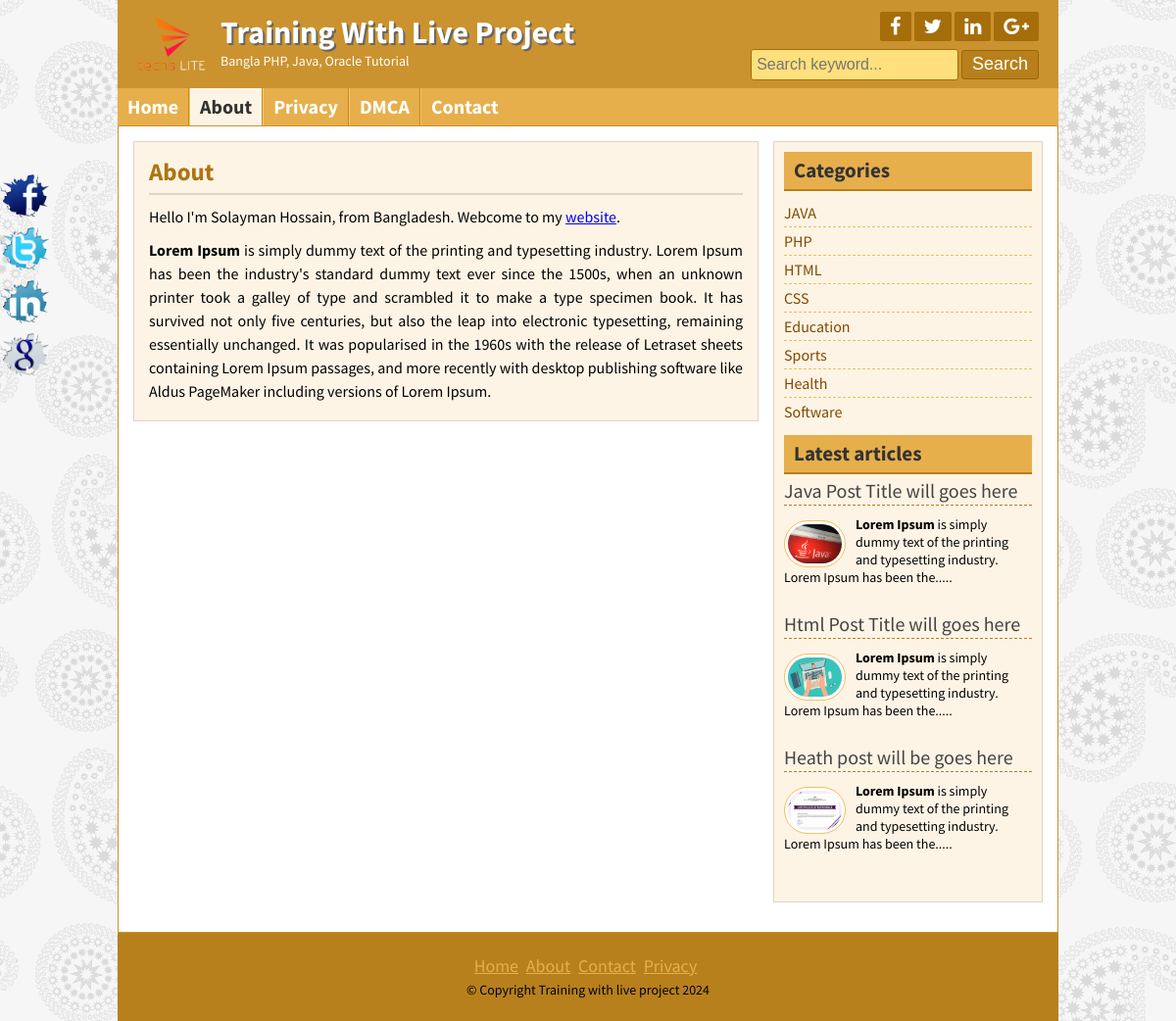
Page /page.php?pageid=1 on the committed database.
### tables this page shows
CREATE TABLE `title_slogan` (
  `id` int(11) NOT NULL,
  `title` varchar(255) NOT NULL,
  `slogan` varchar(255) NOT NULL,
  `logo` varchar(255) NOT NULL
);

CREATE TABLE `tbl_social` (
  `id` int(11) NOT NULL,
  `fb` varchar(255) NOT NULL,
  `tw` varchar(255) NOT NULL,
  `ln` varchar(255) NOT NULL,
  `gp` varchar(255) NOT NULL
);

CREATE TABLE `tbl_page` (
  `id` int(11) NOT NULL,
  `name` varchar(255) NOT NULL,
  `body` text NOT NULL
);

CREATE TABLE `tbl_category` (
  `id` int(11) NOT NULL,
  `name` varchar(50) NOT NULL
);

CREATE TABLE `tbl_post` (
  `id` int(11) NOT NULL,
  `cat` int(11) NOT NULL,
  `title` varchar(255) NOT NULL,
  `body` text NOT NULL,
  `image` varchar(255) NOT NULL,
  `author` varchar(50) NOT NULL,
  `tags` varchar(255) NOT NULL,
  `date` timestamp NOT NULL DEFAULT CURRENT_TIMESTAMP
);

CREATE TABLE `tbl_footer` (
  `id` int(11) NOT NULL,
  `note` varchar(255) NOT NULL
);

### lib/Database.php (called while the page is built, shortened)
<?php
Class Database{
	public $host   = DB_HOST;
	public $user   = DB_USER;
	public $pass   = DB_PASS;
	public $dbname = DB_NAME;
	public $link;
	private function connectDB(){
	$this->link = new mysqli($this->host, $this->user, $this->pass, $this->dbname);
 }
	public function select($query){
		$result = $this->link->query($query) or die($this->link->error.__LINE__);
		if($result->num_rows > 0){
			return $result;
		} else {
			return false;
		}
	}
}

### helpers/Format.php (called while the page is built, shortened)
<?php
	class Format{
		public function textShorten($text, $limit = 400){
			$text = $text." ";
			$text = substr($text, 0, $limit);
			$text = substr($text, 0, strrpos($text, ' '));
			$text = $text.".....";
			return $text;
		}
	}
?>

### page.php (the view)
<?php include 'inc/header.php'; ?>
<?php
	if(!isset($_GET['pageid']) || $_GET['pageid'] == NULL){
		header("Location: 404.php");
	}else{
		$id = $_GET['pageid'];
	}
?>
	<div class="contentsection contemplete clear">
		<?php
			$pagequery = "SELECT * FROM tbl_page WHERE id = '$id' ";
			$pagedetails = $db->select($pagequery);
			if($pagedetails){
				while($result = $pagedetails->fetch_assoc()){
		?>
		<div class="maincontent clear">
			<div class="about">
				<h2><?php echo $result['name']; ?></h2>
				<p><?php echo $result['body']; ?></p>
			</div>
		</div>
		<?php
				}
			}else{
					header("Location:404.php");
				}
		?>
<?php include 'inc/sidebar.php'; ?>
<?php include 'inc/footer.php'; ?>

### inc/header.php (shortened to what this page needs)
<?php include 'lib/Database.php'; ?>
<?php include 'helpers/Format.php'; ?>
<?php
	$db = new Database();
	$fm = new Format();
?>
<!DOCTYPE html>
<html>
<head>
	<link rel="stylesheet" href="font-awesome-4.5.0/css/font-awesome.css">
	<link rel="stylesheet" href="css/nivo-slider.css" type="text/css" media="screen" />
	<link rel="stylesheet" href="style.css">
</head>
<body>
	<div class="headersection templete clear">
		<a href="index.php">
			<?php
					$query = "SELECT * FROM title_slogan WHERE id = '1' ";
					$blog_title = $db->select($query);
					if($blog_title){
						while($result = $blog_title->fetch_assoc()){
			?>
			<div class="logo">
				<img src="admin/<?php echo $result['logo']; ?>" alt="Logo"/>
				<h2><?php echo $result['title']; ?></h2>
				<p><?php echo $result['slogan']; ?></p>
			</div>
			<?php
					}
				}
			?>
		</a>
		<div class="social clear">
			<div class="icon clear">
				<?php
					$query = "SELECT * FROM tbl_social WHERE id = '1' ";
					$data = $db->select($query);
					if($data){
						while($result = $data->fetch_assoc()){
				?>
				<a href="<?php echo $result['fb']; ?>" target="_blank"><i class="fa fa-facebook"></i></a>
				<a href="<?php echo $result['tw']; ?>" target="_blank"><i class="fa fa-twitter"></i></a>
				<a href="<?php echo $result['ln']; ?>" target="_blank"><i class="fa fa-linkedin"></i></a>
				<a href="<?php echo $result['gp']; ?>" target="_blank"><i class="fa fa-google-plus"></i></a>
				<?php
						}
					}
				?>
			</div>
			<div class="searchbtn clear">
			<form action="search.php" method="get">
				<input type="text" name="search" placeholder="Search keyword..."/>
				<input type="submit" name="submit" value="Search"/>
			</form>
			</div>
		</div>
	</div>
<div class="navsection templete">
	<?php
		$path = $_SERVER['SCRIPT_FILENAME'];
		$currentpage = basename($path, '.php');
	?>
	<ul>
		<li><a <?php if($currentpage  == 'index'){ echo "id='active'"; }; ?> href="index.php">Home</a></li>
		<?php
			$query = "SELECT * FROM tbl_page";
			$pages = $db->select($query);
			if($pages){
				while($result = $pages->fetch_assoc()){
		?>
		<li><a  <?php if(isset($_GET['pageid']) && $_GET['pageid'] == $result['id'] ){ echo "id='active'"; } ?> href="page.php?pageid=<?php echo $result['id']; ?>"><?php echo $result['name']; ?></a>
		<?php
				}
			}
		?>
		<li><a  <?php if($currentpage  == 'contact'){ echo "id='active'"; }; ?> href="contact.php">Contact</a></li>
	</ul>
</div>

### inc/sidebar.php
<div class="sidebar clear">
	<div class="samesidebar clear">
		<h2>Categories</h2>
			<ul>
			<?php
				$query = "SELECT * FROM tbl_category";
				$category = $db->select($query);
				if($category){
					while($result = $category->fetch_assoc()){
			?>
				<li><a href="posts.php?category=<?php echo $result['id']; ?>"><?php echo $result['name']; ?></a></li>
			<?php
					}
				}else{
			?>
				<li>No Category Created</li>
			<?php
				}
			?>
			</ul>
	</div>
	<div class="samesidebar clear">
		<h2>Latest articles</h2>
			<?php
				$query = "SELECT * FROM tbl_post LIMIT 5";
				$post = $db->select($query);
				if($post){
					while($result = $post->fetch_assoc()){
			?>
			<div class="popular clear">
				<h3><a href="post.php?id=<?php echo $result['id']; ?>"><?php echo $result['title']; ?></a></h3>
				<a href="post.php?id=<?php echo $result['id']; ?>"><img src="admin/<?php echo $result['image']; ?>" alt="post image"/></a>
				<?php echo $fm->textShorten($result['body'], 125); ?>
			</div>
			<?php
					}
				}else{
						header("Location: 404.php");
					}
			?>
	</div>
</div>

### inc/footer.php (shortened to what this page needs)
</div>
	<div class="footersection templete clear">
	  <div class="footermenu clear">
		<ul>
			<li><a href="#">Home</a></li>
			<li><a href="#">About</a></li>
			<li><a href="#">Contact</a></li>
			<li><a href="#">Privacy</a></li>
		</ul>
	  </div>
		<?php
			$query = "SELECT * FROM tbl_footer WHERE id = '1' ";
			$data = $db->select($query);
			if($data){
				while($result = $data->fetch_assoc()){
		?>
	  <p>&copy; <?php echo $result['note']; ?> <?php echo date('Y'); ?></p>
		<?php
				}
			}
		?>
	</div>
	<div class="fixedicon clear">
		<?php
			$query = "SELECT * FROM tbl_social WHERE id = '1' ";
			$data = $db->select($query);
			if($data){
				while($result = $data->fetch_assoc()){
		?>
		<a href="<?php echo $result['fb']; ?>" target="_blank"><img src="images/fb.png" alt="Facebook"/></a>
		<a href="<?php echo $result['tw']; ?>" target="_blank"><img src="images/tw.png" alt="Twitter"/></a>
		<a href="<?php echo $result['ln']; ?>" target="_blank"><img src="images/in.png" alt="LinkedIn"/></a>
		<a href="<?php echo $result['gp']; ?>" target="_blank"><img src="images/gl.png" alt="GooglePlus"/></a>
		<?php
				}
			}
		?>
	</div>
</body>
</html>

### style.css (style rules this page uses)
* { margin:0;padding:0;outline:0 }
body { font-family: 'Source Sans Pro', sans-serif;font-size:14px;line-height:18px;color:#000;background:url(images/bg.png)repeat fixed 0 0 #fff; }
.templete { width:960px;margin:0 auto; }
.contemplete { margin: 0 auto; width: 928px; }
.clear { overflow:hidden; }
input[type="text"], input[type="email"] { border: 1px solid #cfc5b6; border-radius: 3px; margin-bottom: 5px; padding: 5px; width: 300px; }
input[type="submit"] { background: #b7801c none repeat scroll 0 0; border: 1px solid #e6af4b; color: #fff; cursor: pointer; font-size: 20px; padding: 1px 10px; }
.headersection { background: #ca932f none repeat scroll 0 0; color: #fff; }
.logo { float: left; width: 580px; }
.logo img { float: left; margin-right: 15px; padding-bottom: 10px; padding-left: 20px; padding-top: 10px; width: 70px; }
.logo h2 { color: #fff; font-size: 32px; margin-bottom: 11px; margin-top: 24px; text-shadow: 2px 2px 0 #666; }
.logo p { color:#fff; }
.social { float: right; margin-right: 20px; margin-top: 12px; text-align: right; width: 360px; }
.icon { float: right; }
.icon a { background: #a56e0a none repeat scroll 0 0; border-radius: 2px; color: #fff; display: block; float: left; font-size: 20px; margin-left: 3px; padding: 5px 10px; }
.searchbtn { float: right; margin-top: 8px; }
.searchbtn input[type="text"] { border: 1px solid #A56E0A; width: 200px; background: #FFE07C; font-size: 16px; height: 20px; }
.searchbtn input[type="submit"] { border: 1px solid #9d6602; border-radius: 3px; font-size: 18px; height: 30px; padding-left: 10px; padding-right: 10px; padding-top: 0; cursor: pointer; }
.navsection { background: none repeat scroll 0 0 #e6af4b; min-height: 38px; }
.navsection ul { margin:0;padding:0;list-style:none; }
.navsection ul li { border-left: 1px solid #fdc662; border-right: 1px solid #c18a26; display: block; float: left; position:relative; }
.navsection ul li:first-child { border-left: 0px solid #fdc662; }
.navsection ul li:last-child { border-right: 0px solid #c18a26; }
.navsection ul li a { color: #fff; display: block; font-size: 20px; font-weight: bold; padding: 10px; text-decoration: none; }
.navsection ul li a:hover, #active { background:#FEF4E5;color:#333; }
.contentsection { background: #ffffff none repeat scroll 0 0; border: 1px solid #ca932f; padding: 15px; }
.maincontent { background: #fef4e5 none repeat scroll 0 0; border: 1px solid #ded4c5; float: left; margin: 0 15px 15px 0; padding: 8px 15px; width: 606px; }
.about { font-size: 16px; line-height: 24px; text-align: justify; }
.about p { font-size: 16px; line-height: 24px; margin-bottom: 10px; text-align: justify; }
.samepost h2, .about h2 { border-bottom: 2px solid #e0d6c7; color: #ac7511; font-size: 25px; margin-bottom: 4px; padding: 10px 10px 10px 0; }
.sidebar { background: #fef4e5 none repeat scroll 0 0; border: 1px solid #ded4c5; float: right; margin-bottom: 15px; margin-top: 0; padding: 10px; width: 253px; }
.samesidebar { margin-bottom: 10px; }
.samesidebar h2 { background: #e6af4b none repeat scroll 0 0; border-bottom: 2px solid #b7801c; color: #333; margin-bottom: 8px; padding: 10px; }
.samesidebar ul { padding:0;margin:0;list-style:none; }
.samesidebar ul li { border-bottom: 1px dashed #e9c05c; font-size: 16px; padding: 5px 8px 5px 0; }
.samesidebar ul li:last-child { border-bottom: 0px dashed #e9c05c; }
.samesidebar ul li a { color: #814a00; text-decoration: none; }
.samesidebar p { margin-bottom: 10px; }
.popular { margin-bottom: 20px; }
.popular h3 { border-bottom: 1px dashed #b7801c; font-size: 20px; font-weight: normal; margin-bottom: 10px; padding-bottom: 5px; }
.popular h3 a { text-decoration:none;color:#444 }
.popular img { background: #fff none repeat scroll 0 0; border: 1px solid #f6bf5b; border-radius: 30px; float: left; height: 40px; margin-right: 10px; margin-top: 5px; padding: 3px; width: 55px; }
.footersection { height:90px;background:#B7801C;text-align:center }
.footermenu { margin-top: 25px; margin-bottom: 5px; }
.footermenu ul { padding:0;margin:0;list-style:none;text-align:center; }
.footermenu ul li { display:inline-block; }
.footermenu ul li a { color: #E6AF4B; font-size: 18px; margin-right: 5px; }
.fixedicon { left: 0; position: fixed; top: 175px; width: 60px; }
.fixedicon img { width: 50px; }

### rows in the picture
title_slogan: logo (picture), title "Training With Live Project", slogan "Bangla PHP, Java, Oracle Tutorial"
tbl_page: name "About", body "Hello I'm Solayman Hossain, from Bangladesh. Webcome to my website . Lorem Ipsum is simply dummy text of the printing and typesetting industry. Lorem Ipsum has been the industry's standard dummy text ever since the 1500s, when an unknown printer took a galley of type and scrambled it to make a type specimen book. It has survived not only five centuries, but also the leap into electronic typesetting, remaining essentially unchanged. It was popularised in the 1960s with the release of Letraset sheets containing Lorem Ipsum passages, and more recently with desktop publishing software like Aldus PageMaker including versions of Lorem Ipsum."
tbl_page: name "Privacy"
tbl_page: name "DMCA"
tbl_category: name "JAVA"
tbl_category: name "PHP"
tbl_category: name "HTML"
tbl_category: name "CSS"
tbl_category: name "Education"
tbl_category: name "Sports"
tbl_category: name "Health"
tbl_category: name "Software"
tbl_post: title "Java Post Title will goes here", image (picture), body "Lorem Ipsum is simply dummy text of the printing and typesetting industry. Lorem Ipsum has been the....."
tbl_post: title "Html Post Title will goes here", image (picture), body "Lorem Ipsum is simply dummy text of the printing and typesetting industry. Lorem Ipsum has been the....."
tbl_post: title "Heath post will be goes here", image (picture), body "Lorem Ipsum is simply dummy text of the printing and typesetting industry. Lorem Ipsum has been the....."
tbl_footer: note "Copyright Training with live project"
